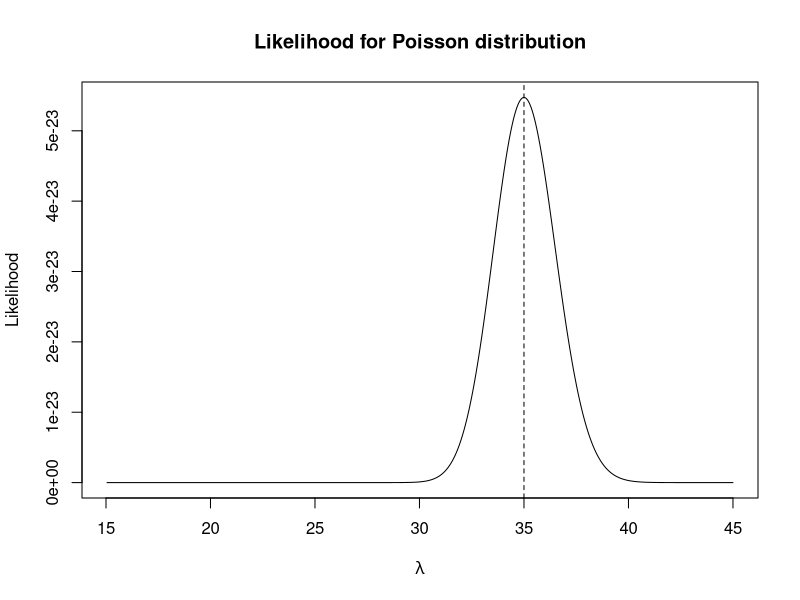
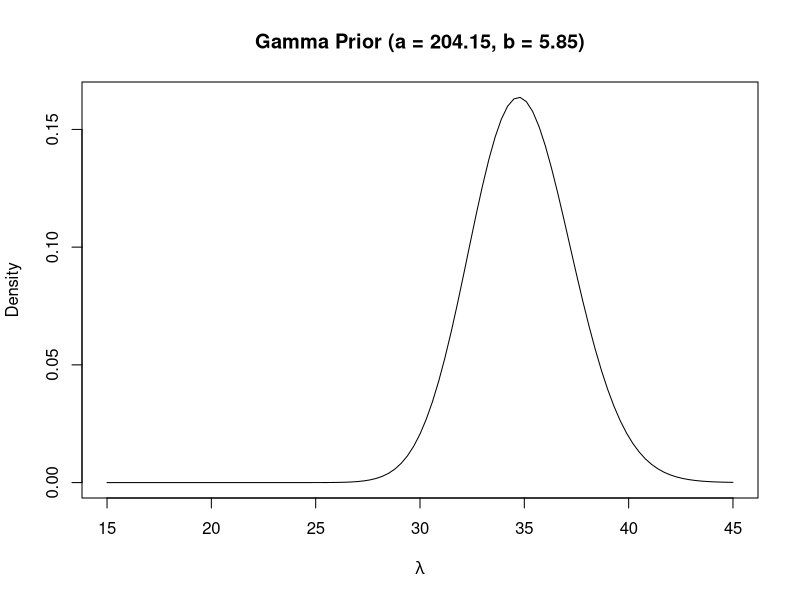

These figures' R source, in order:
## ---- chunk 1
knitr::opts_chunk$set(echo = TRUE, warning = FALSE, message = FALSE)
library(stringr)   # str_count() used in Task 1
library(lme4)      # glmer() used in the added Task 2 implementation (Session 5)
# library(INLA)    # required for Session 5, Task 4 and Task 5 (Point 4)
## ---- chunk 2
book_df <- data.frame(
  "Book_Number"   = c(1, 1, 1, 1, 2, 2, 2, 2, 3, 3, 3, 3, 4, 4, 4, 4),
  "Number_of_us"  = c(37, 46, 36, 29, 30, 38, 27, 40, 45, 37, 41, 37,
                       30, 26, 30, 31)
)
## ---- chunk 3
likelihood_poisson <- function(lambda) {
  prod(dpois(book_df$Number_of_us, lambda))
}
lambda_values     <- seq(15.05, 45, by = 0.05)   # range of candidate lambdas
likelihood_values <- sapply(lambda_values, likelihood_poisson)

loglik_poisson <- function(lambda) {
  sum(log(dpois(book_df$Number_of_us, lambda)))
}
loglik_values <- sapply(lambda_values, loglik_poisson)

mle_lambda <- lambda_values[which.max(likelihood_values)]
mle_lambda
## [1] 35
## ---- chunk 4
plot(lambda_values, likelihood_values, type = "l",
     xlab = expression(lambda), ylab = "Likelihood",
     main = "Likelihood for Poisson distribution")
abline(v = mle_lambda, lty = 2)
## ---- chunk 5
# a/b = 35 ; a/b^2 = 6  =>  b = 35/6 = 5.8333, a = 35*b = 204.1667
# (verified independently for this review: exact solve gives a=204.1667,
# b=5.8333; the source report rounds to a=204.15, b=5.85, and the
# rounded values are kept here since they are what the downstream
# posterior numbers reported in the source and reproduced below were
# actually computed from -- confirmed by re-running this chunk.)
alpha_prior_1 <- 204.15
beta_prior_1  <- 5.85

alpha_posterior_1 <- alpha_prior_1 + sum(book_df$Number_of_us)
beta_posterior_1  <- beta_prior_1  + length(book_df$Number_of_us)
## ---- chunk 6
curve(dgamma(x, shape = alpha_prior_1, rate = beta_prior_1), from = 15, to = 45,
      xlab = expression(lambda), ylab = "Density",
      main = "Gamma Prior (a = 204.15, b = 5.85)")
## ---- chunk 7
# a/b = 30 ; a/b^2 = 30  =>  a = 30, b = 1
alpha_prior_2 <- 30
beta_prior_2  <- 1

alpha_posterior_2 <- alpha_prior_2 + sum(book_df$Number_of_us)
beta_posterior_2  <- beta_prior_2  + length(book_df$Number_of_us)
## ---- chunk 8
jeffreys <- function(lambda) 1 / sqrt(lambda)
prior_3  <- jeffreys(lambda_values)
## ---- chunk 9
# Posterior parameters derived analytically from the stated posterior
# form Ga(1/2 + sum(x_i), n); the extracted source text did not contain
# an explicit R assignment for these two objects, so they are
# reconstructed here directly from the analytic result shown in the
# report (see Task 5.1 derivation below).
alpha_posterior_3 <- 0.5 + sum(book_df$Number_of_us)
beta_posterior_3  <- length(book_df$Number_of_us)
## ---- chunk 10
alpha_posterior_1 <- alpha_prior_1 + sum(book_df[, 2])
beta_posterior_1  <- beta_prior_1  + length(book_df[, 2])
mean_post_1 <- alpha_posterior_1 / beta_posterior_1
mode_post_1 <- (alpha_posterior_1 - 1) / beta_posterior_1

posteriordens_1 <- dgamma(lambda_values, shape = alpha_posterior_1, rate = beta_posterior_1)
priordens_1     <- dgamma(lambda_values, shape = alpha_prior_1,     rate = beta_prior_1)

#### Median approximation, since the Gamma median has no closed form ####
shape <- alpha_posterior_1
rate  <- beta_posterior_1
gamma_cdf <- function(x) pgamma(x, shape, rate) - 0.5
median_approx_1 <- uniroot(gamma_cdf, c(0, 100))$root
## ---- chunk 11
lower_1 <- qgamma(0.025, shape = alpha_posterior_1, rate = beta_posterior_1)
upper_1 <- qgamma(0.975, shape = alpha_posterior_1, rate = beta_posterior_1)
lower_2 <- qgamma(0.025, shape = alpha_posterior_2, rate = beta_posterior_2)
upper_2 <- qgamma(0.975, shape = alpha_posterior_2, rate = beta_posterior_2)
lower_3 <- qgamma(0.025, shape = alpha_posterior_3, rate = beta_posterior_3)
upper_3 <- qgamma(0.975, shape = alpha_posterior_3, rate = beta_posterior_3)

## 95% CI, case 1: 32.53654 - 37.49522
## 95% CI, case 2: 31.96157 - 37.56161
## 95% CI, case 3: 32.19077 - 37.99011
## ---- chunk 12
prob25_1 <- pgamma(25, shape = alpha_posterior_1, rate = beta_posterior_1)
prob25_2 <- pgamma(25, shape = alpha_posterior_2, rate = beta_posterior_2)
prob25_3 <- pgamma(25, shape = alpha_posterior_3, rate = beta_posterior_3)

## P(mean < 25), case 1: 8.489044e-19
## P(mean < 25), case 2: 2.331657e-14
## P(mean < 25), case 3: 2.215395e-14
## ---- chunk 13
b_pri_1 <- beta_prior_1 / (beta_prior_1 + 1)
b_pri_2 <- beta_prior_2 / (beta_prior_2 + 1)
b_pri_3 <- 1e-10   # Jeffreys prior treated as the b -> 0 limit (improper prior)

pricdf_1 <- pnbinom(30, size = alpha_prior_1, prob = b_pri_1) -
            pnbinom(20, size = alpha_prior_1, prob = b_pri_1)
pricdf_2 <- pnbinom(30, size = alpha_prior_2, prob = b_pri_2) -
            pnbinom(20, size = alpha_prior_2, prob = b_pri_2)
pricdf_3 <- pnbinom(30, size = 0.5, prob = b_pri_3) -
            pnbinom(20, size = 0.5, prob = b_pri_3)

## P(20 <= x <= 30), prior predictive, case 1: 0.2440179
## P(20 <= x <= 30), prior predictive, case 2: 0.4499697
## P(20 <= x <= 30), prior predictive, case 3: 1.12e-05
## ---- chunk 14
a_negbin_1 <- sum(book_df[, 2]) + alpha_prior_1
a_negbin_2 <- sum(book_df[, 2]) + alpha_prior_2
a_negbin_3 <- sum(book_df[, 2]) + 0.5

b_negbin_1 <- (length(book_df[, 2]) + beta_prior_1) /
              ((length(book_df[, 2]) + beta_prior_1) + 1)
b_negbin_2 <- (length(book_df[, 2]) + beta_prior_2) /
              ((length(book_df[, 2]) + beta_prior_2) + 1)
b_negbin_3 <- length(book_df[, 2]) / (length(book_df[, 2]) + 1)

cdf_1 <- pnbinom(25, size = a_negbin_1, prob = b_negbin_1); post_prob1 <- 1 - cdf_1
cdf_2 <- pnbinom(25, size = a_negbin_2, prob = b_negbin_2); post_prob2 <- 1 - cdf_2
cdf_3 <- pnbinom(25, size = a_negbin_3, prob = b_negbin_3); post_prob3 <- 1 - cdf_3

## P(x > 25), posterior predictive, case 1: 0.9471974
## P(x > 25), posterior predictive, case 2: 0.9413702
## P(x > 25), posterior predictive, case 3: 0.9468403
## ---- chunk 15
library(lme4)
data(epil, package = "MASS")
epil$obs <- factor(seq_len(nrow(epil)))   # observation-level index -> b_ij

epil_glmm <- glmer(y ~ trt + lbase + lage + V4 + (1 | subject) + (1 | obs),
                    data = epil, family = poisson)
summary(epil_glmm)
VarCorr(epil_glmm)
## ---- chunk 16
# formula <- data$bright ~ f(data$operator, model = "iid")
# result  <- inla(formula, family = "gaussian", data = data)
## ---- chunk 17
failure  <- c(5, 1, 5, 14, 3, 19, 1, 1, 4, 22)
lifetime <- c(94.5, 15.7, 62.9, 126, 5.2, 31.4, 1, 1, 2.1, 10.5)
data <- data.frame(id = seq_along(failure), failure = failure, lifetime = lifetime)
## ---- chunk 18
alpha_post <- sum(failure) + 0.5
beta_post  <- length(failure)

possible_lambdas  <- seq(0.1, 15, by = 0.01)
prior_unipar       <- 1 / sqrt(possible_lambdas)                               # Jeffreys prior
posterior_unipar   <- dgamma(possible_lambdas, shape = alpha_post, rate = beta_post)

mean_val <- alpha_post / beta_post
cred_int <- c(
  qgamma(0.05,   shape = alpha_post, rate = beta_post),
  qgamma(1 - 0.05, shape = alpha_post, rate = beta_post)
)
## Posterior mean: 7.55
## 95% credible interval: [6.18, 9.03]
## ---- chunk 19
# pois_fit <- inla(failure ~ f(id, model = 'iid'), data = data,
#                   family = "poisson", E = lifetime)
# inla.pmarginal(0, pois_fit$marginals.fixed$`(Intercept)`)
## [1] 0.9933629
